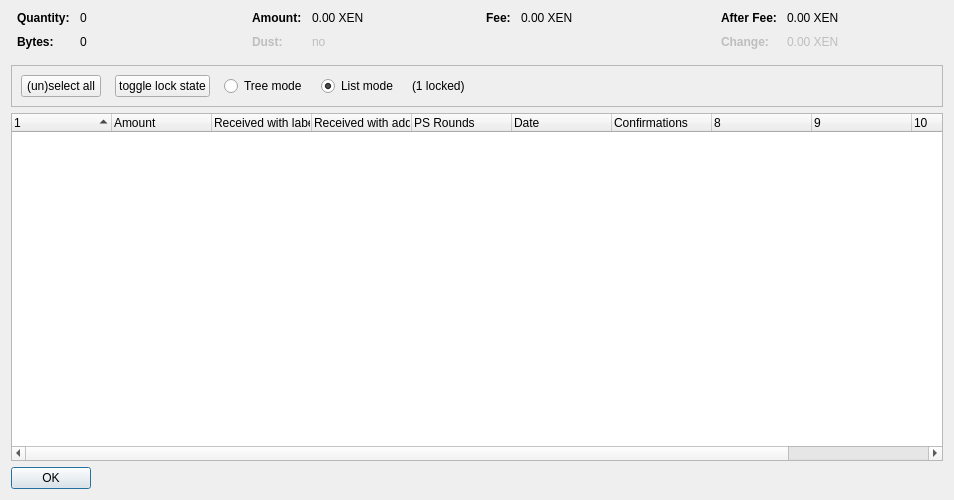
<?xml version="1.0" encoding="UTF-8"?>
<ui version="4.0">
 <class>CoinControlDialog</class>
 <widget class="QDialog" name="CoinControlDialog">
  <property name="geometry">
   <rect>
    <x>0</x>
    <y>0</y>
    <width>954</width>
    <height>500</height>
   </rect>
  </property>
  <property name="windowTitle">
   <string>Coin Selection</string>
  </property>
  <layout class="QVBoxLayout" name="verticalLayout">
   <item>
    <layout class="QHBoxLayout" name="horizontalLayoutTop" stretch="0,0,0,0">
     <property name="topMargin">
      <number>0</number>
     </property>
     <property name="bottomMargin">
      <number>10</number>
     </property>
     <item>
      <layout class="QFormLayout" name="formLayoutCoinControl1">
       <property name="horizontalSpacing">
        <number>10</number>
       </property>
       <property name="verticalSpacing">
        <number>10</number>
       </property>
       <property name="leftMargin">
        <number>6</number>
       </property>
       <property name="rightMargin">
        <number>6</number>
       </property>
       <item row="0" column="0">
        <widget class="QLabel" name="labelCoinControlQuantityText">
         <property name="font">
          <font>
           <weight>75</weight>
           <bold>true</bold>
          </font>
         </property>
         <property name="text">
          <string>Quantity:</string>
         </property>
        </widget>
       </item>
       <item row="0" column="1">
        <widget class="QLabel" name="labelCoinControlQuantity">
         <property name="cursor">
          <cursorShape>IBeamCursor</cursorShape>
         </property>
         <property name="contextMenuPolicy">
          <enum>Qt::ActionsContextMenu</enum>
         </property>
         <property name="text">
          <string notr="true">0</string>
         </property>
         <property name="textInteractionFlags">
          <set>Qt::LinksAccessibleByMouse|Qt::TextSelectableByKeyboard|Qt::TextSelectableByMouse</set>
         </property>
        </widget>
       </item>
       <item row="1" column="0">
        <widget class="QLabel" name="labelCoinControlBytesText">
         <property name="font">
          <font>
           <weight>75</weight>
           <bold>true</bold>
          </font>
         </property>
         <property name="text">
          <string>Bytes:</string>
         </property>
        </widget>
       </item>
       <item row="1" column="1">
        <widget class="QLabel" name="labelCoinControlBytes">
         <property name="cursor">
          <cursorShape>IBeamCursor</cursorShape>
         </property>
         <property name="contextMenuPolicy">
          <enum>Qt::ActionsContextMenu</enum>
         </property>
         <property name="text">
          <string notr="true">0</string>
         </property>
         <property name="textInteractionFlags">
          <set>Qt::LinksAccessibleByMouse|Qt::TextSelectableByKeyboard|Qt::TextSelectableByMouse</set>
         </property>
        </widget>
       </item>
      </layout>
     </item>
     <item>
      <layout class="QFormLayout" name="formLayoutCoinControl2">
       <property name="horizontalSpacing">
        <number>10</number>
       </property>
       <property name="verticalSpacing">
        <number>10</number>
       </property>
       <property name="leftMargin">
        <number>6</number>
       </property>
       <property name="rightMargin">
        <number>6</number>
       </property>
       <item row="0" column="0">
        <widget class="QLabel" name="labelCoinControlAmountText">
         <property name="font">
          <font>
           <weight>75</weight>
           <bold>true</bold>
          </font>
         </property>
         <property name="text">
          <string>Amount:</string>
         </property>
        </widget>
       </item>
       <item row="0" column="1">
        <widget class="QLabel" name="labelCoinControlAmount">
         <property name="cursor">
          <cursorShape>IBeamCursor</cursorShape>
         </property>
         <property name="contextMenuPolicy">
          <enum>Qt::ActionsContextMenu</enum>
         </property>
         <property name="text">
          <string notr="true">0.00 XEN</string>
         </property>
         <property name="textInteractionFlags">
          <set>Qt::LinksAccessibleByMouse|Qt::TextSelectableByKeyboard|Qt::TextSelectableByMouse</set>
         </property>
        </widget>
       </item>
       <item row="1" column="0">
        <widget class="QLabel" name="labelCoinControlLowOutputText">
         <property name="enabled">
          <bool>false</bool>
         </property>
         <property name="font">
          <font>
           <weight>75</weight>
           <bold>true</bold>
          </font>
         </property>
         <property name="text">
          <string>Dust:</string>
         </property>
        </widget>
       </item>
       <item row="1" column="1">
        <widget class="QLabel" name="labelCoinControlLowOutput">
         <property name="enabled">
          <bool>false</bool>
         </property>
         <property name="cursor">
          <cursorShape>IBeamCursor</cursorShape>
         </property>
         <property name="contextMenuPolicy">
          <enum>Qt::ActionsContextMenu</enum>
         </property>
         <property name="text">
          <string notr="true">no</string>
         </property>
         <property name="textInteractionFlags">
          <set>Qt::LinksAccessibleByMouse|Qt::TextSelectableByKeyboard|Qt::TextSelectableByMouse</set>
         </property>
        </widget>
       </item>
      </layout>
     </item>
     <item>
      <layout class="QFormLayout" name="formLayoutCoinControl3">
       <property name="horizontalSpacing">
        <number>10</number>
       </property>
       <property name="verticalSpacing">
        <number>10</number>
       </property>
       <property name="leftMargin">
        <number>6</number>
       </property>
       <property name="rightMargin">
        <number>6</number>
       </property>
       <item row="0" column="0">
        <widget class="QLabel" name="labelCoinControlFeeText">
         <property name="font">
          <font>
           <weight>75</weight>
           <bold>true</bold>
          </font>
         </property>
         <property name="text">
          <string>Fee:</string>
         </property>
        </widget>
       </item>
       <item row="0" column="1">
        <widget class="QLabel" name="labelCoinControlFee">
         <property name="cursor">
          <cursorShape>IBeamCursor</cursorShape>
         </property>
         <property name="contextMenuPolicy">
          <enum>Qt::ActionsContextMenu</enum>
         </property>
         <property name="text">
          <string notr="true">0.00 XEN</string>
         </property>
         <property name="textInteractionFlags">
          <set>Qt::LinksAccessibleByMouse|Qt::TextSelectableByKeyboard|Qt::TextSelectableByMouse</set>
         </property>
        </widget>
       </item>
      </layout>
     </item>
     <item>
      <layout class="QFormLayout" name="formLayoutCoinControl4">
       <property name="horizontalSpacing">
        <number>10</number>
       </property>
       <property name="verticalSpacing">
        <number>10</number>
       </property>
       <property name="leftMargin">
        <number>6</number>
       </property>
       <property name="rightMargin">
        <number>6</number>
       </property>
       <item row="0" column="0">
        <widget class="QLabel" name="labelCoinControlAfterFeeText">
         <property name="font">
          <font>
           <weight>75</weight>
           <bold>true</bold>
          </font>
         </property>
         <property name="text">
          <string>After Fee:</string>
         </property>
        </widget>
       </item>
       <item row="0" column="1">
        <widget class="QLabel" name="labelCoinControlAfterFee">
         <property name="cursor">
          <cursorShape>IBeamCursor</cursorShape>
         </property>
         <property name="contextMenuPolicy">
          <enum>Qt::ActionsContextMenu</enum>
         </property>
         <property name="text">
          <string notr="true">0.00 XEN</string>
         </property>
         <property name="textInteractionFlags">
          <set>Qt::LinksAccessibleByMouse|Qt::TextSelectableByKeyboard|Qt::TextSelectableByMouse</set>
         </property>
        </widget>
       </item>
       <item row="1" column="0">
        <widget class="QLabel" name="labelCoinControlChangeText">
         <property name="enabled">
          <bool>false</bool>
         </property>
         <property name="font">
          <font>
           <weight>75</weight>
           <bold>true</bold>
          </font>
         </property>
         <property name="text">
          <string>Change:</string>
         </property>
        </widget>
       </item>
       <item row="1" column="1">
        <widget class="QLabel" name="labelCoinControlChange">
         <property name="enabled">
          <bool>false</bool>
         </property>
         <property name="cursor">
          <cursorShape>IBeamCursor</cursorShape>
         </property>
         <property name="contextMenuPolicy">
          <enum>Qt::ActionsContextMenu</enum>
         </property>
         <property name="text">
          <string notr="true">0.00 XEN</string>
         </property>
         <property name="textInteractionFlags">
          <set>Qt::LinksAccessibleByMouse|Qt::TextSelectableByKeyboard|Qt::TextSelectableByMouse</set>
         </property>
        </widget>
       </item>
      </layout>
     </item>
    </layout>
   </item>
   <item>
    <widget class="QFrame" name="frame">
     <property name="minimumSize">
      <size>
       <width>0</width>
       <height>40</height>
      </size>
     </property>
     <property name="frameShape">
      <enum>QFrame::StyledPanel</enum>
     </property>
     <property name="frameShadow">
      <enum>QFrame::Sunken</enum>
     </property>
     <layout class="QHBoxLayout" name="horizontalLayout">
      <item>
       <layout class="QHBoxLayout" name="horizontalLayoutPanel" stretch="0,0,0,0,0,0">
        <property name="spacing">
         <number>14</number>
        </property>
        <item>
         <widget class="QPushButton" name="pushButtonSelectAll">
          <property name="sizePolicy">
           <sizepolicy hsizetype="Maximum" vsizetype="Fixed">
            <horstretch>0</horstretch>
            <verstretch>0</verstretch>
           </sizepolicy>
          </property>
          <property name="text">
           <string>(un)select all</string>
          </property>
          <property name="autoDefault">
           <bool>false</bool>
          </property>
         </widget>
        </item>
        <item>
         <widget class="QPushButton" name="pushButtonToggleLock">
          <property name="sizePolicy">
           <sizepolicy hsizetype="Maximum" vsizetype="Fixed">
            <horstretch>0</horstretch>
            <verstretch>0</verstretch>
           </sizepolicy>
          </property>
          <property name="text">
           <string>toggle lock state</string>
          </property>
          <property name="autoDefault">
           <bool>false</bool>
          </property>
         </widget>
        </item>
        <item>
         <widget class="QRadioButton" name="radioTreeMode">
          <property name="sizePolicy">
           <sizepolicy hsizetype="Maximum" vsizetype="Fixed">
            <horstretch>0</horstretch>
            <verstretch>0</verstretch>
           </sizepolicy>
          </property>
          <property name="text">
           <string>Tree mode</string>
          </property>
         </widget>
        </item>
        <item>
         <widget class="QRadioButton" name="radioListMode">
          <property name="sizePolicy">
           <sizepolicy hsizetype="Maximum" vsizetype="Fixed">
            <horstretch>0</horstretch>
            <verstretch>0</verstretch>
           </sizepolicy>
          </property>
          <property name="text">
           <string>List mode</string>
          </property>
          <property name="checked">
           <bool>true</bool>
          </property>
         </widget>
        </item>
        <item>
         <widget class="QLabel" name="labelLocked">
          <property name="text">
           <string>(1 locked)</string>
          </property>
         </widget>
        </item>
        <item>
         <spacer name="horizontalSpacer">
          <property name="orientation">
           <enum>Qt::Horizontal</enum>
          </property>
          <property name="sizeHint" stdset="0">
           <size>
            <width>40</width>
            <height>20</height>
           </size>
          </property>
         </spacer>
        </item>
       </layout>
      </item>
     </layout>
    </widget>
   </item>
   <item>
    <widget class="CoinControlTreeWidget" name="treeWidget">
     <property name="contextMenuPolicy">
      <enum>Qt::CustomContextMenu</enum>
     </property>
     <property name="sortingEnabled">
      <bool>false</bool>
     </property>
     <property name="columnCount">
      <number>11</number>
     </property>
     <attribute name="headerShowSortIndicator" stdset="0">
      <bool>true</bool>
     </attribute>
     <attribute name="headerStretchLastSection">
      <bool>false</bool>
     </attribute>
     <column>
      <property name="text">
       <string/>
      </property>
     </column>
     <column>
      <property name="text">
       <string>Amount</string>
      </property>
     </column>
     <column>
      <property name="text">
       <string>Received with label</string>
      </property>
     </column>
     <column>
      <property name="text">
       <string>Received with address</string>
      </property>
     </column>
     <column>
      <property name="text">
       <string>PS Rounds</string>
      </property>
     </column>
     <column>
      <property name="text">
       <string>Date</string>
      </property>
     </column>
     <column>
      <property name="text">
       <string>Confirmations</string>
      </property>
      <property name="toolTip">
       <string>Confirmed</string>
      </property>
     </column>
     <column>
      <property name="text">
       <string/>
      </property>
     </column>
     <column>
      <property name="text">
       <string/>
      </property>
     </column>
     <column>
      <property name="text">
       <string/>
      </property>
     </column>
     <column>
      <property name="text">
       <string/>
      </property>
     </column>
    </widget>
   </item>
   <item>
    <widget class="QDialogButtonBox" name="buttonBox">
     <property name="sizePolicy">
      <sizepolicy hsizetype="Maximum" vsizetype="Fixed">
       <horstretch>0</horstretch>
       <verstretch>0</verstretch>
      </sizepolicy>
     </property>
     <property name="orientation">
      <enum>Qt::Horizontal</enum>
     </property>
     <property name="standardButtons">
      <set>QDialogButtonBox::Ok</set>
     </property>
    </widget>
   </item>
  </layout>
 </widget>
 <customwidgets>
  <customwidget>
   <class>CoinControlTreeWidget</class>
   <extends>QTreeWidget</extends>
   <header>coincontroltreewidget.h</header>
  </customwidget>
 </customwidgets>
 <resources/>
 <connections/>
</ui>
